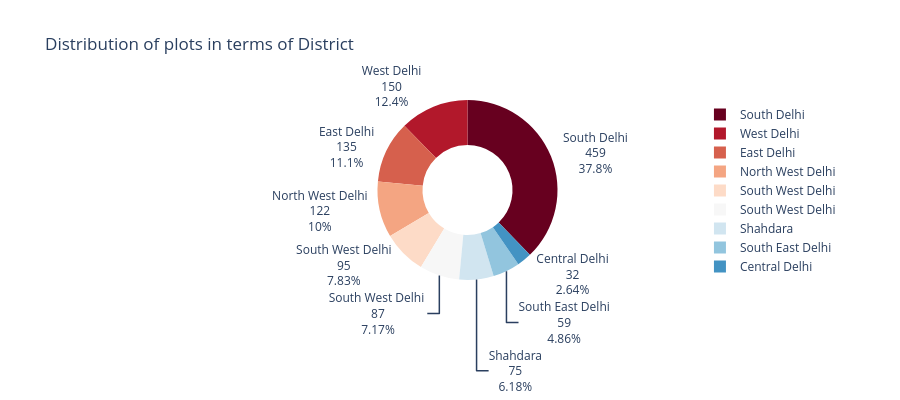

Write notebook code for a chart like this one.
### Code cell
df.columns
import plotly
temp = df.District.value_counts().reset_index()

px.pie(temp,values='count',names='District',hole=0.5,
       color_discrete_sequence=plotly.colors.sequential.RdBu,height=400,
       title='Distribution of plots in terms of District').update_traces(textposition='outside',textinfo='percent+label+value')

### Figure 1 — Plotly figure (JSON) as saved in the notebook; plotly's stock layout.template omitted (floating-point values rounded to 4 significant figures)
{"data": [{"domain": {"x": [0, 1], "y": [0, 1]}, "hole": 0.5, "hovertemplate": "District=%{label}<br>count=%{value}<extra></extra>", "labels": ["South Delhi", "West Delhi", "East Delhi", "North West Delhi", "South West Delhi", "South West Delhi ", "Shahdara", "South East Delhi", "Central Delhi"], "legendgroup": "", "name": "", "showlegend": true, "textinfo": "percent+label+value", "textposition": "outside", "type": "pie", "values": [459, 150, 135, 122, 95, 87, 75, 59, 32]}], "layout": {"height": 400, "legend": {"tracegroupgap": 0}, "piecolorway": ["rgb(103,0,31)", "rgb(178,24,43)", "rgb(214,96,77)", "rgb(244,165,130)", "rgb(253,219,199)", "rgb(247,247,247)", "rgb(209,229,240)", "rgb(146,197,222)", "rgb(67,147,195)", "rgb(33,102,172)", "rgb(5,48,97)"], "title": {"text": "Distribution of plots in terms of District"}}}
